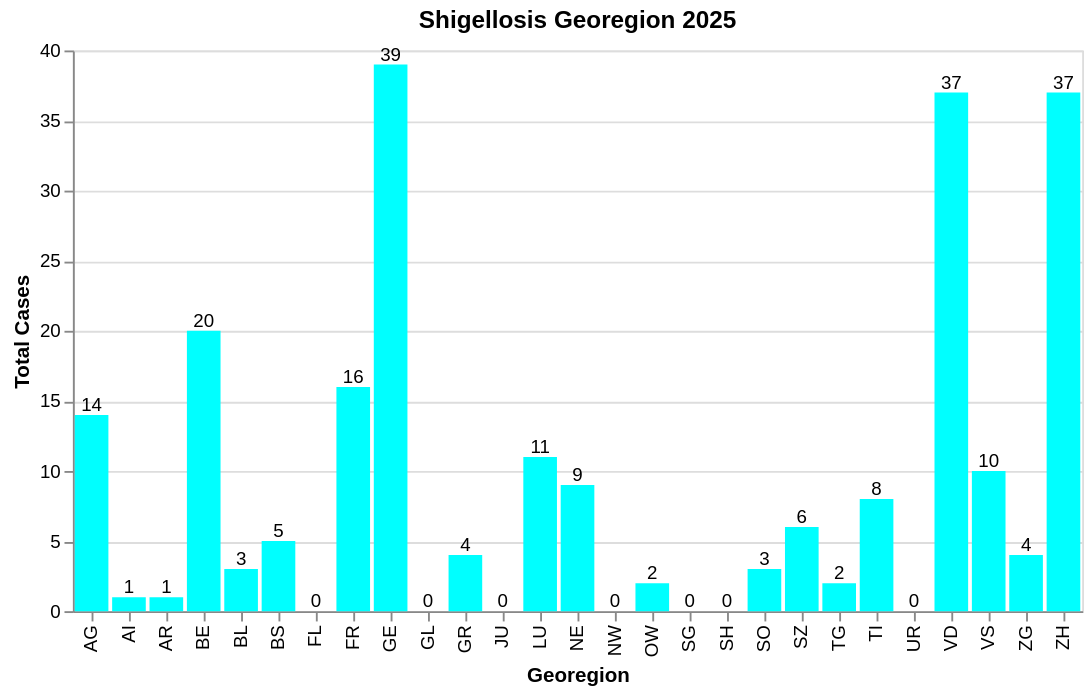

Notebook code for this chart:
### Markdown cell above
* ZH am höchsten --> grösster Kanton
* kleine Kantone --> weniger Fälle

### Code cell
# nur 2025
data_cantons_2025 = data_cantons[data_cantons["temporal"] == "2025"]

#Gruppieren nach georegion und Werte summieren
counts = (
    data_cantons_2025.groupby("georegion")
        .agg(sum_value=("value", "sum"))
        .reset_index()
)

#Bar Chart
bar_georegion_2025 = alt.Chart(counts).mark_bar(color="aqua").encode(
    x=alt.X("georegion", title="Georegion"),
    y=alt.Y("sum_value", title="Total Cases")
).properties(
    title="Shigellosis Georegion 2025"
)

# Textlabels
text = bar_georegion_2025.mark_text(
    align="center",
    dy=-5,
    size=10
).encode(
    text="sum_value:Q"
)

# Kombinieren
bar_georegion_2025 = bar_georegion_2025 + text
bar_georegion_2025

### Figure 1 — Vega-Lite specification as saved in the notebook (floating-point values rounded to 4 significant figures)
{"config": {"view": {"continuousWidth": 300, "continuousHeight": 300}}, "layer": [{"mark": {"type": "bar", "color": "aqua"}, "encoding": {"x": {"field": "georegion", "title": "Georegion", "type": "nominal"}, "y": {"field": "sum_value", "title": "Total Cases", "type": "quantitative"}}, "title": "Shigellosis Georegion 2025"}, {"mark": {"type": "text", "align": "center", "dy": -5, "size": 10}, "encoding": {"text": {"field": "sum_value", "type": "quantitative"}, "x": {"field": "georegion", "title": "Georegion", "type": "nominal"}, "y": {"field": "sum_value", "title": "Total Cases", "type": "quantitative"}}, "title": "Shigellosis Georegion 2025"}], "data": {"name": "data-885f1d9cba3393878975e2f9183ceb94"}, "$schema": "https://vega.github.io/schema/vega-lite/v6.1.0.json", "datasets": {"data-885f1d9cba3393878975e2f9183ceb94": [{"georegion": "AG", "sum_value": 14.0}, {"georegion": "AI", "sum_value": 1.0}, {"georegion": "AR", "sum_value": 1.0}, {"georegion": "BE", "sum_value": 20.0}, {"georegion": "BL", "sum_value": 3.0}, {"georegion": "BS", "sum_value": 5.0}, {"georegion": "FL", "sum_value": 0.0}, {"georegion": "FR", "sum_value": 16.0}, {"georegion": "GE", "sum_value": 39.0}, {"georegion": "GL", "sum_value": 0.0}, {"georegion": "GR", "sum_value": 4.0}, {"georegion": "JU", "sum_value": 0.0}, {"georegion": "LU", "sum_value": 11.0}, {"georegion": "NE", "sum_value": 9.0}, {"georegion": "NW", "sum_value": 0.0}, {"georegion": "OW", "sum_value": 2.0}, {"georegion": "SG", "sum_value": 0.0}, {"georegion": "SH", "sum_value": 0.0}, {"georegion": "SO", "sum_value": 3.0}, {"georegion": "SZ", "sum_value": 6.0}, {"georegion": "TG", "sum_value": 2.0}, {"georegion": "TI", "sum_value": 8.0}, {"georegion": "UR", "sum_value": 0.0}, {"georegion": "VD", "sum_value": 37.0}, {"georegion": "VS", "sum_value": 10.0}, {"georegion": "ZG", "sum_value": 4.0}, {"georegion": "ZH", "sum_value": 37.0}]}}
